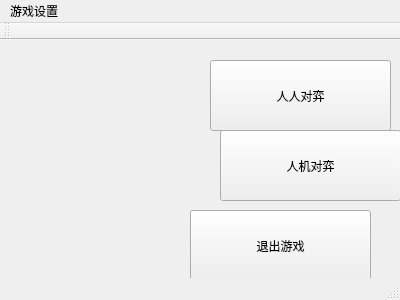
<?xml version="1.0" encoding="UTF-8"?>
<ui version="4.0">
 <class>MainWindow</class>
 <widget class="QMainWindow" name="MainWindow">
  <property name="geometry">
   <rect>
    <x>0</x>
    <y>0</y>
    <width>400</width>
    <height>300</height>
   </rect>
  </property>
  <property name="windowTitle">
   <string>MainWindow</string>
  </property>
  <widget class="QWidget" name="centralWidget">
   <widget class="QPushButton" name="buttonstart">
    <property name="geometry">
     <rect>
      <x>210</x>
      <y>20</y>
      <width>181</width>
      <height>71</height>
     </rect>
    </property>
    <property name="text">
     <string>人人对弈</string>
    </property>
   </widget>
   <widget class="QPushButton" name="buttonexit">
    <property name="geometry">
     <rect>
      <x>190</x>
      <y>170</y>
      <width>181</width>
      <height>71</height>
     </rect>
    </property>
    <property name="text">
     <string>退出游戏</string>
    </property>
   </widget>
   <widget class="QLabel" name="label">
    <property name="geometry">
     <rect>
      <x>0</x>
      <y>0</y>
      <width>251</width>
      <height>231</height>
     </rect>
    </property>
    <property name="minimumSize">
     <size>
      <width>141</width>
      <height>141</height>
     </size>
    </property>
    <property name="styleSheet">
     <string notr="true">background-image :url(:/new/prefix1/image/初始界面.jpg)</string>
    </property>
    <property name="text">
     <string/>
    </property>
   </widget>
   <widget class="QPushButton" name="pushButton_pvsc">
    <property name="geometry">
     <rect>
      <x>220</x>
      <y>90</y>
      <width>181</width>
      <height>71</height>
     </rect>
    </property>
    <property name="text">
     <string>人机对弈</string>
    </property>
   </widget>
  </widget>
  <widget class="QMenuBar" name="menuBar">
   <property name="geometry">
    <rect>
     <x>0</x>
     <y>0</y>
     <width>400</width>
     <height>26</height>
    </rect>
   </property>
   <widget class="QMenu" name="menu">
    <property name="title">
     <string>游戏设置</string>
    </property>
    <addaction name="separator"/>
    <addaction name="action_2"/>
    <addaction name="separator"/>
   </widget>
   <addaction name="menu"/>
  </widget>
  <widget class="QToolBar" name="mainToolBar">
   <attribute name="toolBarArea">
    <enum>TopToolBarArea</enum>
   </attribute>
   <attribute name="toolBarBreak">
    <bool>false</bool>
   </attribute>
  </widget>
  <widget class="QStatusBar" name="statusBar"/>
  <action name="action_2">
   <property name="text">
    <string>落子时间</string>
   </property>
  </action>
 </widget>
 <layoutdefault spacing="6" margin="11"/>
 <resources/>
 <connections>
  <connection>
   <sender>buttonexit</sender>
   <signal>clicked()</signal>
   <receiver>MainWindow</receiver>
   <slot>close()</slot>
   <hints>
    <hint type="sourcelabel">
     <x>305</x>
     <y>217</y>
    </hint>
    <hint type="destinationlabel">
     <x>199</x>
     <y>149</y>
    </hint>
   </hints>
  </connection>
 </connections>
</ui>
